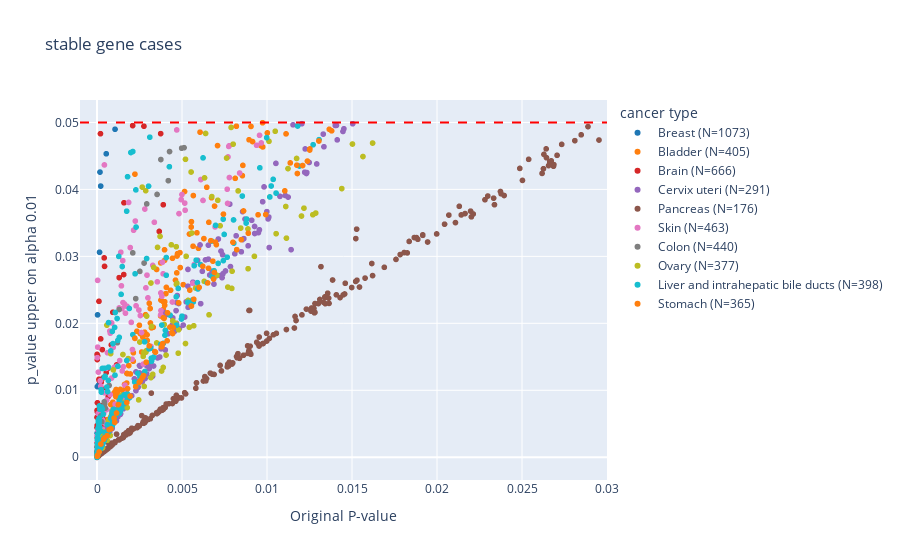

Here is the notebook cell this chart was saved with:
### Code cell
fig = px.scatter(df[mask_stable], x="Original P-value", y="p_value upper on alpha 0.01", color="cancer type",
                 color_discrete_map=color_dict,
                 hover_data=['cancer type'],range_x=[-0.001,0.03],title="stable gene cases")
fig.add_hline(y=0.05,line_dash='dash',line_color='red')
fig.show()

### Figure 1 — Plotly figure (JSON) as saved in the notebook; plotly's stock layout.template omitted (floating-point values rounded to 4 significant figures; data arrays with more than 128 entries replaced by an {"elided": "..."} marker saying what was removed)
{"data": [{"customdata": [["Breast (N=1073)"], ["Breast (N=1073)"], ["Breast (N=1073)"], ["Breast (N=1073)"], ["Breast (N=1073)"], ["Breast (N=1073)"], ["Breast (N=1073)"], ["Breast (N=1073)"], ["Breast (N=1073)"]], "hovertemplate": "cancer type=%{customdata[0]}<br>Original P-value=%{x}<br>p_value upper on alpha 0.01=%{y}<extra></extra>", "legendgroup": "Breast (N=1073)", "marker": {"color": "rgb(31, 119, 180)", "symbol": "circle"}, "mode": "markers", "name": "Breast (N=1073)", "showlegend": true, "type": "scattergl", "x": [0.000103, 0.000545, 0.000177, 0.000217, 3e-06, 0.00106, 0.000149, 2e-05, 3.3e-05], "xaxis": "x", "y": [0.01082, 0.04532, 0.04258, 0.04049, 0.003575, 0.04898, 0.03062, 0.01054, 0.02126], "yaxis": "y"}, {"customdata": [["Bladder (N=405)"], ["Bladder (N=405)"], ["Bladder (N=405)"], ["Bladder (N=405)"], ["Bladder (N=405)"], ["Bladder (N=405)"], ["Bladder (N=405)"], ["Bladder (N=405)"], ["Bladder (N=405)"], ["Bladder (N=405)"], ["Bladder (N=405)"], ["Bladder (N=405)"], ["Bladder (N=405)"], ["Bladder (N=405)"], ["Bladder (N=405)"], ["Bladder (N=405)"], ["Bladder (N=405)"], ["Bladder (N=405)"], ["Bladder (N=405)"], ["Bladder (N=405)"], ["Bladder (N=405)"], ["Bladder (N=405)"], ["Bladder (N=405)"], ["Bladder (N=405)"], ["Bladder (N=405)"], ["Bladder (N=405)"], ["Bladder (N=405)"], ["Bladder (N=405)"], ["Bladder (N=405)"], ["Bladder (N=405)"], ["Bladder (N=405)"], ["Bladder (N=405)"], ["Bladder (N=405)"], ["Bladder (N=405)"], ["Bladder (N=405)"], ["Bladder (N=405)"], ["Bladder (N=405)"], ["Bladder (N=405)"], ["Bladder (N=405)"], ["Bladder (N=405)"], ["Bladder (N=405)"], ["Bladder (N=405)"], ["Bladder (N=405)"], ["Bladder (N=405)"], ["Bladder (N=405)"], ["Bladder (N=405)"], ["Bladder (N=405)"], ["Bladder (N=405)"], ["Bladder (N=405)"], ["Bladder (N=405)"], ["Bladder (N=405)"], ["Bladder (N=405)"], ["Bladder (N=405)"], ["Bladder (N=405)"], ["Bladder (N=405)"], ["Bladder (N=405)"], ["Bladder (N=405)"], ["Bladder (N=405)"], ["Bladder (N=405)"], ["Bladder (N=405)"], ["Bladder (N=405)"], ["Bladder (N=405)"], ["Bladder (N=405)"], ["Bladder (N=405)"], ["Bladder (N=405)"], ["Bladder (N=405)"], ["Bladder (N=405)"], ["Bladder (N=405)"], ["Bladder (N=405)"], ["Bladder (N=405)"], ["Bladder (N=405)"], ["Bladder (N=405)"], ["Bladder (N=405)"], ["Bladder (N=405)"], ["Bladder (N=405)"], ["Bladder (N=405)"], ["Bladder (N=405)"], ["Bladder (N=405)"], ["Bladder (N=405)"], ["Bladder (N=405)"], ["Bladder (N=405)"], ["Bladder (N=405)"], ["Bladder (N=405)"], ["Bladder (N=405)"], ["Bladder (N=405)"], ["Bladder (N=405)"], ["Bladder (N=405)"], ["Bladder (N=405)"], ["Bladder (N=405)"], ["Bladder (N=405)"], ["Bladder (N=405)"], ["Bladder (N=405)"], ["Bladder (N=405)"], ["Bladder (N=405)"], ["Bladder (N=405)"], ["Bladder (N=405)"], ["Bladder (N=405)"], ["Bladder (N=405)"], ["Bladder (N=405)"], ["Bladder (N=405)"], ["Bladder (N=405)"], ["Bladder (N=405)"], ["Bladder (N=405)"], ["Bladder (N=405)"], ["Bladder (N=405)"], ["Bladder (N=405)"], ["Bladder (N=405)"], ["Bladder (N=405)"], ["Bladder (N=405)"], ["Bladder (N=405)"], ["Bladder (N=405)"], ["Bladder (N=405)"], ["Bladder (N=405)"], ["Bladder (N=405)"], ["Bladder (N=405)"], ["Bladder (N=405)"], ["Bladder (N=405)"], ["Bladder (N=405)"], ["Bladder (N=405)"], ["Bladder (N=405)"], ["Bladder (N=405)"], ["Bladder (N=405)"], ["Bladder (N=405)"], ["Bladder (N=405)"], ["Bladder (N=405)"]], "hovertemplate": "cancer type=%{customdata[0]}<br>Original P-value=%{x}<br>p_value upper on alpha 0.01=%{y}<extra></extra>", "legendgroup": "Bladder (N=405)", "marker": {"color": "rgb(255, 127, 14)", "symbol": "circle"}, "mode": "markers", "name": "Bladder (N=405)", "showlegend": true, "type": "scattergl", "x": [0.000295, 0.000632, 0.000774, 0.002348, 0.000355, 0.001111, 0.003206, 0.004738, 0.003746, 0.001123, 0.004897, 0.009148, 0.000809, 1.3e-05, 0.003076, 0.003896, 0.001758, 0.005667, 0.000969, 0.002139, 0.001198, 0.004879, 0.001275, 0.003743, 0.008552, 0.000131, 0.000631, 0.001015, 0.00088, 0.001869, 0.005556, 0.000165, 0.000991, 0.009628, 0.001619, 0.005877, 0.00974, 0.003974, 0.006738, 0.003212, 3e-05, 0.000109, 0.00813, 0.00709, 0.005542, 0.003904, 0.00093, 0.001022, 2e-05, 0.003127, 0.001531, 0.01002, 0.000862, 0.001373, 0.000306, 0.000649, 1.9e-05, 0.008581, 0.000639, 0.002693, 1.8e-05, 0.000507, 0.000181, 0.005969, 7.7e-05, 0.00544, 0.004617, 0.001058, 7e-06, 0.000509, 1.3e-05, 0.002803, 0.009058, 0.000341, 0.005651, 0.002493, 0.003979, 0.002628, 0.006457, 2.8e-05, 8.3e-05, 0.002215, 0.002955, 0.003305, 0.005072, 0.000219, 0.002542, 0.005151, 0.006579, 0.006289, 0.000396, 0.004708, 0.006914, 0.008198, 0.004328, 1e-05, 0.002944, 0.00975, 0.001345, 0.00444, 0.002134, 0.003973, 0.002859, 0.003143, 2.9e-05, 0.000264, 0.001159, 0.001785, 0.004054, 0.002231, 0.003761, 0.001748, 0.000967, 0.00034, 0.000512, 0.004079, 0.004693, 0.000987, 0.003983, 0.003505, 0.001961, 3e-06, 1.1e-05, 0.006061, 0.008945], "xaxis": "x", "y": [0.002526, 0.005057, 0.00563, 0.01882, 0.004122, 0.009046, 0.01932, 0.03041, 0.02902, 0.01012, 0.02832, 0.04714, 0.007864, 0.0002264, 0.02299, 0.02324, 0.01252, 0.03908, 0.007778, 0.01561, 0.009707, 0.03055, 0.008791, 0.0211, 0.04205, 0.001226, 0.005634, 0.007658, 0.006313, 0.01369, 0.03518, 0.001762, 0.00955, 0.04655, 0.01087, 0.03352, 0.04995, 0.02939, 0.03875, 0.01954, 0.0003674, 0.001123, 0.04165, 0.04654, 0.03438, 0.02208, 0.008219, 0.007549, 0.0008487, 0.02221, 0.009989, 0.04844, 0.006522, 0.01014, 0.003561, 0.005124, 0.0003705, 0.04359, 0.005284, 0.01795, 0.0002835, 0.004095, 0.001977, 0.0312, 0.0008061, 0.03333, 0.02645, 0.009794, 0.000133, 0.005439, 0.0001922, 0.01868, 0.0494, 0.004274, 0.03152, 0.01971, 0.02269, 0.01571, 0.04032, 0.0003506, 0.0009583, 0.01781, 0.01744, 0.01941, 0.02578, 0.002797, 0.01847, 0.03968, 0.03509, 0.03265, 0.003283, 0.03005, 0.03751, 0.04943, 0.02494, 0.0002155, 0.01828, 0.04634, 0.009274, 0.02971, 0.01434, 0.03098, 0.02129, 0.02005, 0.0003514, 0.003161, 0.009546, 0.01248, 0.02444, 0.04228, 0.02346, 0.01108, 0.006983, 0.004083, 0.00433, 0.02537, 0.02754, 0.00719, 0.02323, 0.02804, 0.01244, 5.46e-05, 0.0001576, 0.04855, 0.04741], "yaxis": "y"}, {"customdata": {"elided": "546x1 str values"}, "hovertemplate": "cancer type=%{customdata[0]}<br>Original P-value=%{x}<br>p_value upper on alpha 0.01=%{y}<extra></extra>", "legendgroup": "Brain (N=666)", "marker": {"color": "rgb(214, 39, 40)", "symbol": "circle"}, "mode": "markers", "name": "Brain (N=666)", "showlegend": true, "type": "scattergl", "x": {"elided": "546 float values"}, "xaxis": "x", "y": {"elided": "546 float values"}, "yaxis": "y"}, {"customdata": {"elided": "172x1 str values"}, "hovertemplate": "cancer type=%{customdata[0]}<br>Original P-value=%{x}<br>p_value upper on alpha 0.01=%{y}<extra></extra>", "legendgroup": "Cervix uteri (N=291)", "marker": {"color": "rgb(148, 103, 189)", "symbol": "circle"}, "mode": "markers", "name": "Cervix uteri (N=291)", "showlegend": true, "type": "scattergl", "x": {"elided": "172 float values"}, "xaxis": "x", "y": {"elided": "172 float values"}, "yaxis": "y"}, {"customdata": {"elided": "280x1 str values"}, "hovertemplate": "cancer type=%{customdata[0]}<br>Original P-value=%{x}<br>p_value upper on alpha 0.01=%{y}<extra></extra>", "legendgroup": "Pancreas (N=176)", "marker": {"color": "rgb(140, 86, 75)", "symbol": "circle"}, "mode": "markers", "name": "Pancreas (N=176)", "showlegend": true, "type": "scattergl", "x": {"elided": "280 float values"}, "xaxis": "x", "y": {"elided": "280 float values"}, "yaxis": "y"}, {"customdata": {"elided": "163x1 str values"}, "hovertemplate": "cancer type=%{customdata[0]}<br>Original P-value=%{x}<br>p_value upper on alpha 0.01=%{y}<extra></extra>", "legendgroup": "Skin (N=463)", "marker": {"color": "rgb(227, 119, 194)", "symbol": "circle"}, "mode": "markers", "name": "Skin (N=463)", "showlegend": true, "type": "scattergl", "x": {"elided": "163 float values"}, "xaxis": "x", "y": {"elided": "163 float values"}, "yaxis": "y"}, {"customdata": [["Colon (N=440)"], ["Colon (N=440)"], ["Colon (N=440)"], ["Colon (N=440)"], ["Colon (N=440)"], ["Colon (N=440)"], ["Colon (N=440)"], ["Colon (N=440)"], ["Colon (N=440)"], ["Colon (N=440)"], ["Colon (N=440)"], ["Colon (N=440)"], ["Colon (N=440)"], ["Colon (N=440)"], ["Colon (N=440)"], ["Colon (N=440)"], ["Colon (N=440)"], ["Colon (N=440)"], ["Colon (N=440)"], ["Colon (N=440)"], ["Colon (N=440)"], ["Colon (N=440)"]], "hovertemplate": "cancer type=%{customdata[0]}<br>Original P-value=%{x}<br>p_value upper on alpha 0.01=%{y}<extra></extra>", "legendgroup": "Colon (N=440)", "marker": {"color": "rgb(127, 127, 127)", "symbol": "circle"}, "mode": "markers", "name": "Colon (N=440)", "showlegend": true, "type": "scattergl", "x": [0.002104, 0.005121, 0.000488, 0.002521, 0.000456, 0.002924, 0.00498, 0.000106, 0.001302, 0.000283, 0.000205, 0.002278, 0.002768, 0.000711, 0.004194, 8e-05, 0.001199, 0.004267, 0.003757, 0.00022, 0.000425, 0.003533], "xaxis": "x", "y": [0.03052, 0.04623, 0.00733, 0.02776, 0.007942, 0.03783, 0.04615, 0.002456, 0.02206, 0.005298, 0.003777, 0.02369, 0.029, 0.01072, 0.04131, 0.00233, 0.01711, 0.04565, 0.04446, 0.00618, 0.008273, 0.03925], "yaxis": "y"}, {"customdata": [["Ovary (N=377)"], ["Ovary (N=377)"], ["Ovary (N=377)"], ["Ovary (N=377)"], ["Ovary (N=377)"], ["Ovary (N=377)"], ["Ovary (N=377)"], ["Ovary (N=377)"], ["Ovary (N=377)"], ["Ovary (N=377)"], ["Ovary (N=377)"], ["Ovary (N=377)"], ["Ovary (N=377)"], ["Ovary (N=377)"], ["Ovary (N=377)"], ["Ovary (N=377)"], ["Ovary (N=377)"], ["Ovary (N=377)"], ["Ovary (N=377)"], ["Ovary (N=377)"], ["Ovary (N=377)"], ["Ovary (N=377)"], ["Ovary (N=377)"], ["Ovary (N=377)"], ["Ovary (N=377)"], ["Ovary (N=377)"], ["Ovary (N=377)"], ["Ovary (N=377)"], ["Ovary (N=377)"], ["Ovary (N=377)"], ["Ovary (N=377)"], ["Ovary (N=377)"], ["Ovary (N=377)"], ["Ovary (N=377)"], ["Ovary (N=377)"], ["Ovary (N=377)"], ["Ovary (N=377)"], ["Ovary (N=377)"], ["Ovary (N=377)"], ["Ovary (N=377)"], ["Ovary (N=377)"], ["Ovary (N=377)"], ["Ovary (N=377)"], ["Ovary (N=377)"], ["Ovary (N=377)"], ["Ovary (N=377)"], ["Ovary (N=377)"], ["Ovary (N=377)"], ["Ovary (N=377)"], ["Ovary (N=377)"], ["Ovary (N=377)"], ["Ovary (N=377)"], ["Ovary (N=377)"], ["Ovary (N=377)"], ["Ovary (N=377)"], ["Ovary (N=377)"], ["Ovary (N=377)"], ["Ovary (N=377)"], ["Ovary (N=377)"], ["Ovary (N=377)"], ["Ovary (N=377)"], ["Ovary (N=377)"], ["Ovary (N=377)"], ["Ovary (N=377)"], ["Ovary (N=377)"], ["Ovary (N=377)"], ["Ovary (N=377)"], ["Ovary (N=377)"], ["Ovary (N=377)"], ["Ovary (N=377)"], ["Ovary (N=377)"], ["Ovary (N=377)"], ["Ovary (N=377)"], ["Ovary (N=377)"], ["Ovary (N=377)"], ["Ovary (N=377)"], ["Ovary (N=377)"], ["Ovary (N=377)"], ["Ovary (N=377)"], ["Ovary (N=377)"], ["Ovary (N=377)"], ["Ovary (N=377)"], ["Ovary (N=377)"], ["Ovary (N=377)"], ["Ovary (N=377)"], ["Ovary (N=377)"], ["Ovary (N=377)"], ["Ovary (N=377)"], ["Ovary (N=377)"], ["Ovary (N=377)"], ["Ovary (N=377)"], ["Ovary (N=377)"], ["Ovary (N=377)"], ["Ovary (N=377)"], ["Ovary (N=377)"], ["Ovary (N=377)"], ["Ovary (N=377)"], ["Ovary (N=377)"], ["Ovary (N=377)"], ["Ovary (N=377)"], ["Ovary (N=377)"], ["Ovary (N=377)"], ["Ovary (N=377)"], ["Ovary (N=377)"], ["Ovary (N=377)"], ["Ovary (N=377)"], ["Ovary (N=377)"]], "hovertemplate": "cancer type=%{customdata[0]}<br>Original P-value=%{x}<br>p_value upper on alpha 0.01=%{y}<extra></extra>", "legendgroup": "Ovary (N=377)", "marker": {"color": "rgb(188, 189, 34)", "symbol": "circle"}, "mode": "markers", "name": "Ovary (N=377)", "showlegend": true, "type": "scattergl", "x": [0.006388, 0.008887, 0.002716, 0.002777, 0.005206, 0.000341, 0.005691, 0.002911, 0.005572, 0.01111, 0.01054, 0.01124, 0.0127, 0.003509, 0.000359, 0.002877, 0.01012, 0.01203, 0.002921, 0.003708, 0.01174, 0.003219, 0.000892, 0.000943, 0.01287, 0.004673, 0.01016, 0.00536, 0.001457, 0.000325, 0.007947, 0.01218, 0.001836, 0.01621, 0.00462, 0.000304, 0.00659, 0.01565, 0.005535, 0.00081, 0.006326, 0.007105, 0.004372, 0.002661, 0.002866, 0.000762, 0.000869, 0.003897, 0.000961, 0.003336, 0.000661, 0.004777, 0.003955, 0.001779, 0.00115, 0.0144, 0.007624, 0.01048, 0.00888, 0.003561, 0.003797, 0.004661, 0.001926, 0.004799, 0.00028, 0.004063, 0.000595, 0.000581, 0.008302, 0.00047, 0.0047, 0.005245, 0.008009, 0.005206, 0.004453, 0.001447, 0.01503, 0.006307, 0, 0.000285, 0.0058, 0.007931, 0.003173, 0.007887, 0.000409, 0.000777, 0.000263, 0.003171, 0.000247, 0.00926, 0.000172, 0.003279, 0.007054, 0.002518, 0.00245, 0.002762, 0.007695, 0.007242, 0.008454, 0.005429, 0.001526, 0.01114, 0.000801, 0.001018, 4.8e-05, 0.006754, 0.000554], "xaxis": "x", "y": [0.04835, 0.02815, 0.01507, 0.01058, 0.01698, 0.003196, 0.01963, 0.01593, 0.03348, 0.03744, 0.03338, 0.04311, 0.03622, 0.01707, 0.003832, 0.0157, 0.04718, 0.03602, 0.02108, 0.03298, 0.04462, 0.01954, 0.006936, 0.005226, 0.03647, 0.02581, 0.03888, 0.02342, 0.009252, 0.001394, 0.02778, 0.0372, 0.01473, 0.04692, 0.02003, 0.001861, 0.02127, 0.04491, 0.0426, 0.006083, 0.04172, 0.03837, 0.03172, 0.04034, 0.03981, 0.005354, 0.005437, 0.01342, 0.01304, 0.02836, 0.005433, 0.01554, 0.01982, 0.00741, 0.006752, 0.04012, 0.04469, 0.04868, 0.0341, 0.03134, 0.01288, 0.03144, 0.009027, 0.01904, 0.002781, 0.01526, 0.002524, 0.01973, 0.03978, 0.002547, 0.02598, 0.03001, 0.04676, 0.04449, 0.02037, 0.008289, 0.04678, 0.02627, 1.741e-06, 0.001381, 0.02527, 0.02521, 0.02602, 0.04925, 0.002821, 0.003243, 0.001408, 0.01189, 0.002045, 0.03, 0.001907, 0.01239, 0.02717, 0.01721, 0.008569, 0.01566, 0.02541, 0.03457, 0.03422, 0.01941, 0.01534, 0.03272, 0.01547, 0.005163, 0.0004402, 0.03893, 0.002976], "yaxis": "y"}, {"customdata": {"elided": "287x1 str values"}, "hovertemplate": "cancer type=%{customdata[0]}<br>Original P-value=%{x}<br>p_value upper on alpha 0.01=%{y}<extra></extra>", "legendgroup": "Liver and intrahepatic bile ducts (N=398)", "marker": {"color": "rgb(23, 190, 207)", "symbol": "circle"}, "mode": "markers", "name": "Liver and intrahepatic bile ducts (N=398)", "showlegend": true, "type": "scattergl", "x": {"elided": "287 float values"}, "xaxis": "x", "y": {"elided": "287 float values"}, "yaxis": "y"}, {"customdata": [["Stomach (N=365)"], ["Stomach (N=365)"], ["Stomach (N=365)"], ["Stomach (N=365)"], ["Stomach (N=365)"], ["Stomach (N=365)"], ["Stomach (N=365)"], ["Stomach (N=365)"], ["Stomach (N=365)"], ["Stomach (N=365)"], ["Stomach (N=365)"], ["Stomach (N=365)"], ["Stomach (N=365)"], ["Stomach (N=365)"], ["Stomach (N=365)"], ["Stomach (N=365)"], ["Stomach (N=365)"], ["Stomach (N=365)"], ["Stomach (N=365)"], ["Stomach (N=365)"], ["Stomach (N=365)"], ["Stomach (N=365)"], ["Stomach (N=365)"], ["Stomach (N=365)"], ["Stomach (N=365)"], ["Stomach (N=365)"], ["Stomach (N=365)"], ["Stomach (N=365)"], ["Stomach (N=365)"], ["Stomach (N=365)"], ["Stomach (N=365)"], ["Stomach (N=365)"], ["Stomach (N=365)"], ["Stomach (N=365)"], ["Stomach (N=365)"], ["Stomach (N=365)"], ["Stomach (N=365)"], ["Stomach (N=365)"], ["Stomach (N=365)"], ["Stomach (N=365)"], ["Stomach (N=365)"], ["Stomach (N=365)"], ["Stomach (N=365)"], ["Stomach (N=365)"], ["Stomach (N=365)"], ["Stomach (N=365)"], ["Stomach (N=365)"], ["Stomach (N=365)"], ["Stomach (N=365)"], ["Stomach (N=365)"], ["Stomach (N=365)"], ["Stomach (N=365)"], ["Stomach (N=365)"], ["Stomach (N=365)"], ["Stomach (N=365)"], ["Stomach (N=365)"], ["Stomach (N=365)"], ["Stomach (N=365)"], ["Stomach (N=365)"], ["Stomach (N=365)"], ["Stomach (N=365)"], ["Stomach (N=365)"], ["Stomach (N=365)"], ["Stomach (N=365)"], ["Stomach (N=365)"], ["Stomach (N=365)"], ["Stomach (N=365)"], ["Stomach (N=365)"], ["Stomach (N=365)"], ["Stomach (N=365)"], ["Stomach (N=365)"], ["Stomach (N=365)"], ["Stomach (N=365)"]], "hovertemplate": "cancer type=%{customdata[0]}<br>Original P-value=%{x}<br>p_value upper on alpha 0.01=%{y}<extra></extra>", "legendgroup": "Stomach (N=365)", "marker": {"color": "rgb(255, 127, 14)", "symbol": "circle"}, "mode": "markers", "name": "Stomach (N=365)", "showlegend": true, "type": "scattergl", "x": [0.00307, 0.009922, 3.7e-05, 0.003902, 0.004125, 0.01112, 0.01252, 0.0121, 0.000824, 0.00267, 0.01366, 0.009476, 0.001148, 0.004472, 0.000713, 0.00702, 0.002739, 0.004148, 0.002896, 0.006695, 0.008219, 0.000598, 2.8e-05, 0.003822, 0.01105, 0.01179, 0.001005, 0.001802, 0.006559, 0.005694, 0.003863, 0.004291, 0.003398, 0.01251, 0.002232, 0.002278, 0.005459, 0.003801, 0.00601, 0.006965, 0.007997, 0.01305, 0.004801, 0.008619, 0.0138, 0.006222, 0.006906, 0.007437, 0.01176, 0.006815, 0.001754, 0.001251, 0.001041, 0.000123, 0.000229, 0.00445, 0.008901, 0.003945, 0.002539, 0.000445, 0.01137, 0.006509, 0.01238, 0.00344, 0.008487, 1.1e-05, 0.003785, 0.000388, 0.001948, 0.005556, 0.002484, 0.006856, 0.004401], "xaxis": "x", "y": [0.01663, 0.03625, 0.0002878, 0.02083, 0.01739, 0.04829, 0.04604, 0.04357, 0.00425, 0.01191, 0.04898, 0.03621, 0.0066, 0.01939, 0.004105, 0.03175, 0.0122, 0.02157, 0.01419, 0.03234, 0.03101, 0.003218, 0.0002322, 0.01652, 0.03978, 0.04237, 0.00583, 0.01024, 0.02822, 0.02359, 0.01696, 0.01944, 0.01579, 0.04588, 0.01775, 0.01055, 0.02496, 0.01649, 0.02536, 0.03213, 0.0321, 0.04723, 0.02306, 0.03678, 0.04874, 0.02852, 0.0276, 0.03631, 0.04362, 0.02928, 0.008177, 0.007866, 0.005227, 0.0007978, 0.001978, 0.01847, 0.03346, 0.02074, 0.0114, 0.002912, 0.04396, 0.02603, 0.04423, 0.0157, 0.0325, 0.0001454, 0.01651, 0.002693, 0.009131, 0.02258, 0.01118, 0.02662, 0.01862], "yaxis": "y"}], "layout": {"legend": {"title": {"text": "cancer type"}, "tracegroupgap": 0}, "shapes": [{"line": {"color": "red", "dash": "dash"}, "type": "line", "x0": 0, "x1": 1, "xref": "x domain", "y0": 0.05, "y1": 0.05, "yref": "y"}], "title": {"text": "stable gene cases"}, "xaxis": {"anchor": "y", "domain": [0, 1], "range": [-0.001, 0.03], "title": {"text": "Original P-value"}}, "yaxis": {"anchor": "x", "domain": [0, 1], "title": {"text": "p_value upper on alpha 0.01"}}}}
